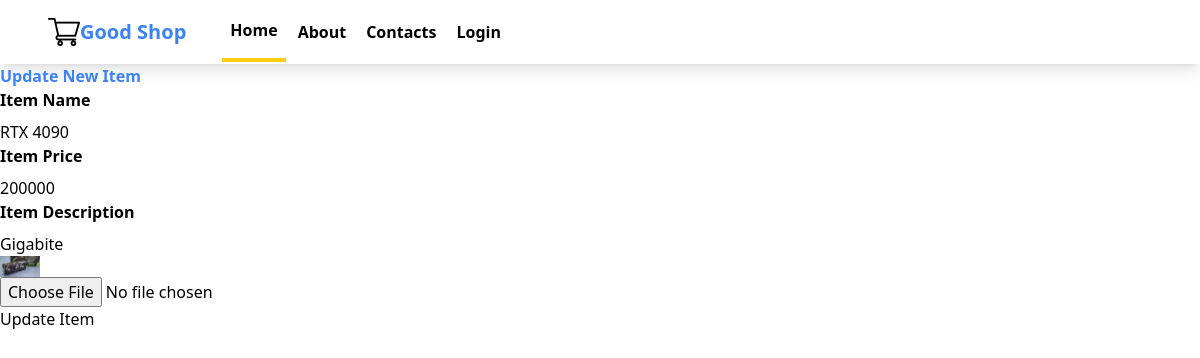
Page /SiteApp/updateitem/2/ on the earlier database version.
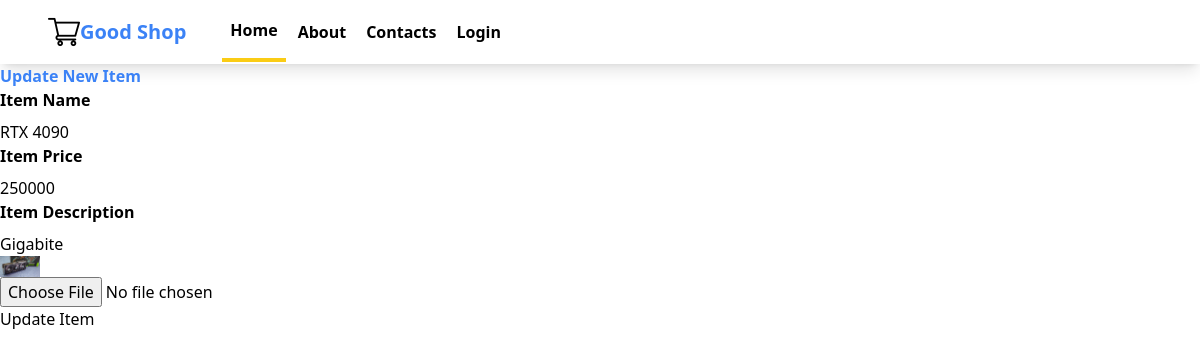
Same page on the later database version.
### SiteApp/models.py (models this page shows, shortened)
class Product(models.Model):
    name = models.CharField(max_length=50)
    price = models.IntegerField()
    description = models.CharField(max_length=150)
    image = models.ImageField(blank=True, upload_to="")

### SiteApp/views.py (the view, shortened to what this page needs)
# urls.py: path('updateitem/<int:item_id>/', views.update_item, name="update_item"),
def update_item(request, item_id):
    item = Product.objects.get(id=item_id)
    context = {
        "item":item
    }
    return render(request, "SiteApp/updateitem.html", context)

### SiteApp/templates/SiteApp/updateitem.html (shortened to what this page needs)
{% extends "SiteApp/base.html" %}
{% block content %}
    <div class="ml-[200px]">
        <h1 class="text-2xl m-10 font-bold text-blue-500"> Update New Item</h1>
        <form class="w-1/3 bg-white shadow-md m-10 px-8 py-8" method="post" enctype="multipart/form-data">
            <div class="mb-4 ">
                <label class="block text-black-500 text-md font-bold mb-2" for="name">Item Name</label>
                <input class="shadow appearance-none border rounded py-2 px-3 mr-10 text-black-500" value="{{ item.name }}" type="text" placeholder="Name..." name="name" id="name">
                <label class="block text-black-500 text-md font-bold mb-2" for="price">Item Price</label>
                <input class="shadow appearance-none border rounded py-2 px-3 mr-10 text-black-500" value="{{ item.price }}" type="text" placeholder="Price..." name="price" id="price">
                <label class="block text-black-500 text-md font-bold mb-2" for="description">Item Description</label>
                <input class="shadow appearance-none border rounded py-2 px-3 mr-10 text-black-500" value="{{ item.description }}" type="text" placeholder="Description..." name="description" id="description">
                <img class="w-10 h-5" src="{{item.image.url}}" alt="" srcset="">
                <input class="block mt-4" type="file" accept="image/*" name="upload" id="upload">
                <button class="block bg-gray-400 text-black p-3 mt-4" type="submit" name="ADD Item" value="ADD Item">Update Item</button>
            </div>
        </form>
    </div>
{% endblock content %}

Differences in the rows shown:
changed Product "RTX 4090": price "200000" → "250000"
